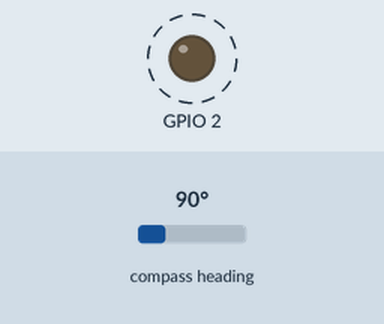
Recording of a program running on a simulated ESP32. Shown: output pins drawn as LEDs (lit = HIGH). Dashed ring = blinking. Inputs (shaded band) come from the test bench; at power-on: compass heading 90°. What the program prints to the serial monitor is not drawn.

Above: at 0.91 s.
1.3 s: compass heading set to 7°
Timing chart, 0 to 10.3 s (numbered marks = the images above; inputs shaded):
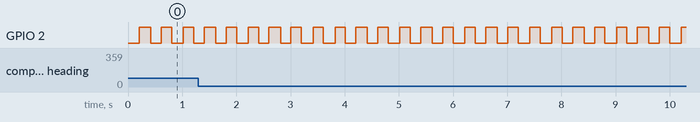

Measured:
- by itself, GPIO 2: alternates HIGH for 0.19 s and LOW for 0.19 s

The program:

main.cpp
```cpp
#include <Arduino.h>
#include <Wire.h>
#include <Adafruit_Sensor.h>
#include <Adafruit_HMC5883_U.h>

Adafruit_HMC5883_Unified mag(12345);

#define CALIBRATION_BLINK_FREQUENCY 5
#define CALIBRATION_TIME_MILLISECONDS 20000
#define MAIN_LOOP_FREQUENCY 50
float max_value[3];
float min_value[3];
bool is_pointing_north = false;
bool is_calibrating = true;

void initialize_values() {
  for(int i = 0; i<3;i++) {
    max_value[i] = -INFINITY;
    min_value[i] = INFINITY;
  }
}

void check_HMC5883_connection() {
  Serial.println("Checking HMC5883 I2C connection");
  for (uint8_t a = 1; a < 127; ++a) {
    Wire.beginTransmission(a);
    if (Wire.endTransmission() == 0) {  // ACK -> device present
      Serial.printf("Found an I2C Device at: 0x%02X, ", a);
      if(a == 0x1E) {
        Serial.printf("found the HMC5883!\n");
        return;
      }
      else
        Serial.printf("this is not the HMC5883 (it should be at 0x1E), continuing search...\n");
    }
  }
  while(1) { Serial.printf("Could not find the HMC5883\n"); delay(500); }
}


void read_HMC5883_data() {
  sensors_event_t event;
  mag.getEvent(&event);                  // microTesla
  float x = event.magnetic.x;
  float y = event.magnetic.y;
  float z = event.magnetic.z;
  if(is_calibrating) {
    Serial.printf("Calibrating, %.0fs ", (CALIBRATION_TIME_MILLISECONDS - millis())/(float)1000);

    max_value[0] = max(x, max_value[0]);
    max_value[1] = max(y, max_value[1]);
    max_value[2] = max(z, max_value[2]);

    min_value[0] = min(x, min_value[0]);
    min_value[1] = min(y, min_value[1]);
    min_value[2] = min(z, min_value[2]);
  }

  float normalized_x = (x - min_value[0]) / (max_value[0] - min_value[0]) * 2 - 1;
  float normalized_y = (y - min_value[1]) / (max_value[1] - min_value[1]) * 2 - 1;
  float normalized_z = (z - min_value[2]) / (max_value[2] - min_value[2]) * 2 - 1;

  float heading = atan2(normalized_z,
                        normalized_x) * 180.0 / PI;
  if (heading < 0) heading += 360.0;

  is_pointing_north = heading < 10 or heading > 350;

  Serial.printf("X:%.2f  Y:%.2f  Z:%.2f  Heading:%.1f°\n",
                normalized_x,
                normalized_y,
                normalized_z,
                heading);
}

void setup() {
  Serial.begin(115200);
  Wire.begin(I2C_SDA, I2C_SCL);

  check_HMC5883_connection();
  initialize_values();

  if (!mag.begin()) {
    while (1) { Serial.println("Library Error: HMC5883L not found"); delay(500); }
  }

  // Setup LED
  pinMode(LED_PIN, OUTPUT);
}

void led_logic() {
  if(is_calibrating) {
    digitalWrite(LED_PIN, ((CALIBRATION_BLINK_FREQUENCY * millis()/1000) % 2)? HIGH:LOW);
  }
  else {
    digitalWrite(LED_PIN, is_pointing_north? HIGH : LOW);
  }
}


void loop() {
  is_calibrating = millis() < CALIBRATION_TIME_MILLISECONDS;
  read_HMC5883_data();
  led_logic();

  delay(1000/MAIN_LOOP_FREQUENCY);
}
```
